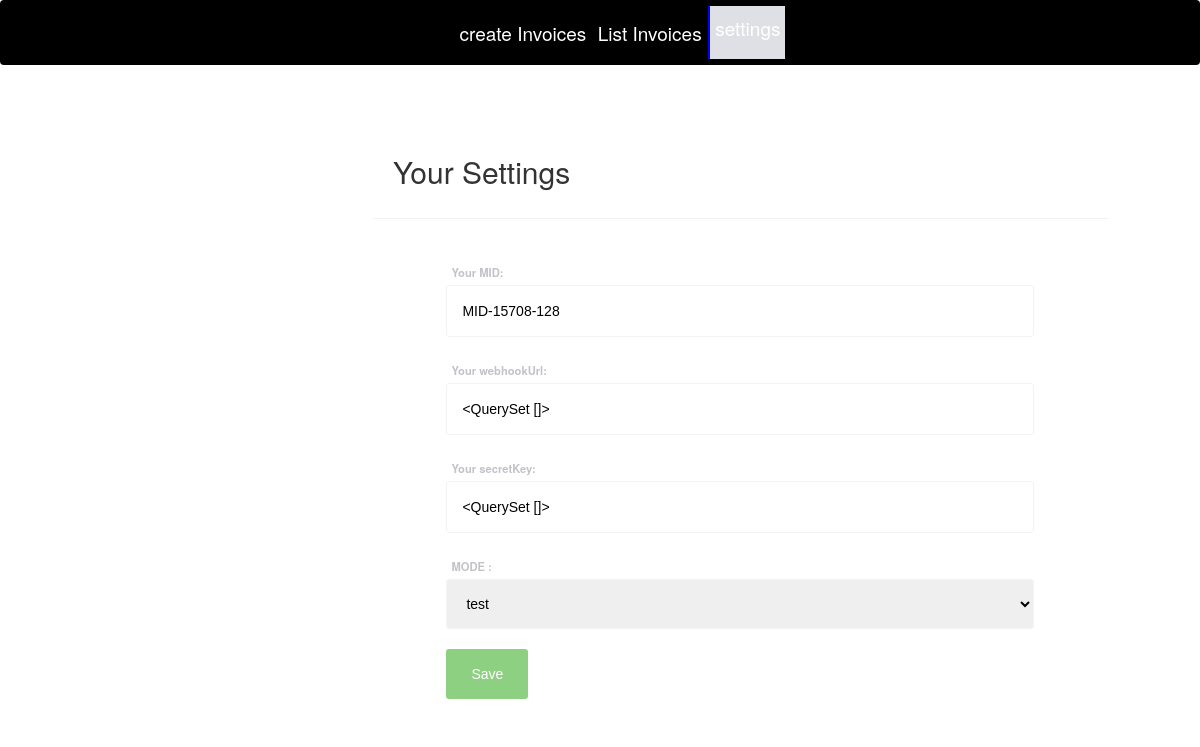
Page /setting on the earlier database version.
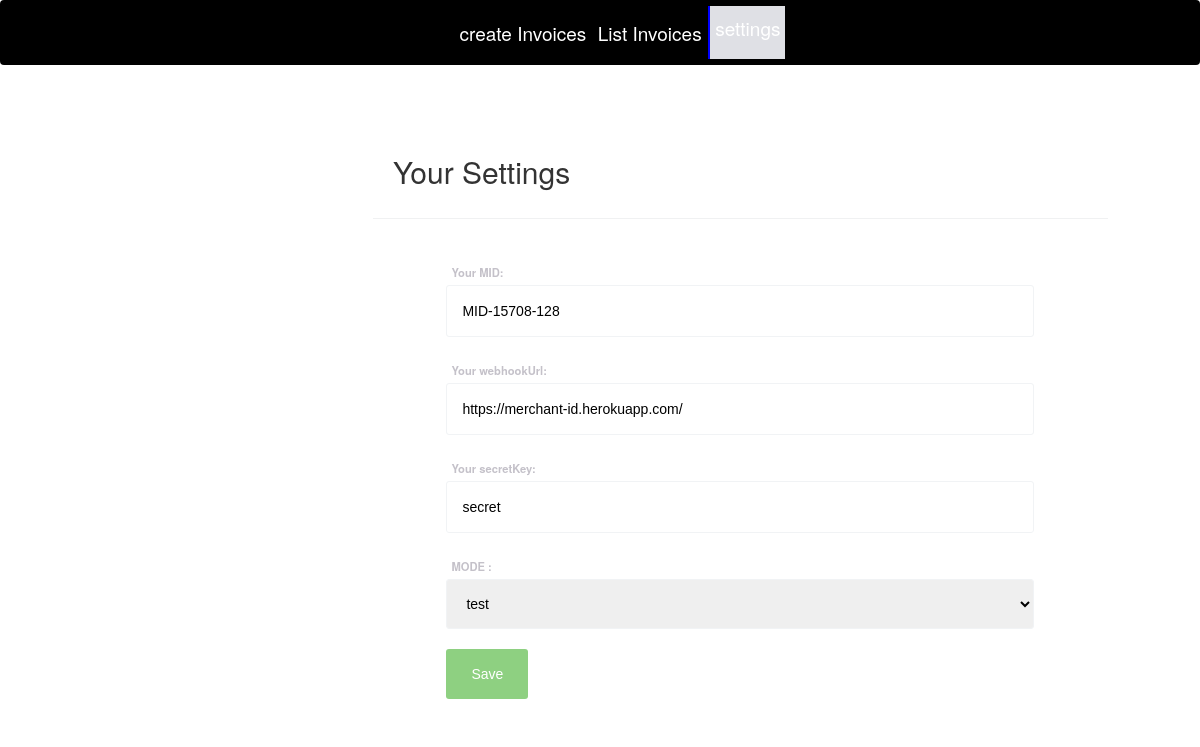
Same page on the later database version.
### ecom/models.py (models this page shows, shortened)
class Merchant(models.Model):
    KEY=models.CharField(max_length=40)
    VALUE=models.CharField(max_length=40)

### ecom/views.py (the view)
# urls.py: path('setting', views.admin_products_view,name='setting'),
def admin_products_view(request):
   MID=Merchant.objects.filter(KEY='MID').order_by('-id').values()
   MID=MID[0].get("VALUE")
   secretKey=Merchant.objects.filter(KEY='secretKey').order_by('-id').values()
   if secretKey:
       secretKey=secretKey[0].get("VALUE")
   webhookUrl=Merchant.objects.filter(KEY='webhookUrl').order_by('-id').values()
   if webhookUrl:
        webhookUrl=webhookUrl[0].get("VALUE")
   settings= Invoice(MID,secretKey)
   merchant=settings.merchant()
   if MID !=None and merchant != False  :
      return render(request,'ecom/admin_products.html',{'MID':MID,'webhookUrl':webhookUrl,'MODE':'test','secretKey':secretKey})
   return render(request,'ecom/admin_products.html',{'MID':MID,'webhookUrl':'','MODE':' ' ,'secretKey':''})

### templates/ecom/admin_products.html (shortened to what this page needs)
{% extends 'ecom/admin_base.html' %}
{% load static %}
{% block content %}
<head>
  <link href="//netdna.bootstrapcdn.com/bootstrap/3.0.0/css/bootstrap.min.css" rel="stylesheet" id="bootstrap-css">
</head>
<div class='container'>
  <div class='main'>
    <div class='main__header'>
      <h2>Your Settings</h2>
    </div>
    <div class='main__content'>
      </div>
      <div class='main__settings-form'>
        <form action='set_setting' method='post'>
          <label class='main__input-label'>Your MID:</label>
          <input class='main__input' name="MID" value='{{MID}}' placeholder='MID-12-78' type='text'>
          <label class='main__input-label'>Your webhookUrl:</label>
          <input class='main__input' name="webhookUrl" value='{{webhookUrl}}' placeholder='****************' type='text'>
          <label class='main__input-label'>Your secretKey:</label>
          <input class='main__input' name="secretKey" value='{{secretKey}}' placeholder='****************' type='text'>
          <label class='main__input-label'>MODE :</label>
          <select class='main__input' name="MODE"  placeholder={{MODE}} >
            <option value="test">test</option>
          </select>
        <button type="submit" class='btn main__save-button'>Save</button>
      </form>
      </div>
    </div>
  </div>
{% endblock content %}

### templates/ecom/admin_base.html (shortened to what this page needs)
<!DOCTYPE html>
{% load static %}
<html lang="en">
<head>
  <link rel="stylesheet" href="https://stackpath.bootstrapcdn.com/bootstrap/4.3.1/css/bootstrap.min.css">
  <link rel="stylesheet" href="https://maxcdn.bootstrapcdn.com/font-awesome/4.7.0/css/font-awesome.min.css">
</head>
<body>
  <div class="bs-example">
    <nav class="navbar navbar-expand-md navbar-dark fixed-top" style="background:#000000;">
      <a href="/" class="navbar-brand"></a>
      <div class="collapse navbar-collapse justify-content-between" id="navbarCollapse">
        {% with request.resolver_match.url_name as url_name %}
        <div class="navbar-nav">
          <a href="/create-invice" class="nav-item nav-link {% if url_name == 'create-invice' %}active{% endif %}">create Invoices</a>
          <a href="/list-invoice" class="nav-item nav-link {% if url_name == 'list-invoices' %}active{% endif %}">List Invoices</a>
          <a href="/setting" class="nav-item nav-link {% if url_name == 'setting' %}active{% endif %}">settings</a>
        </div>
        {% endwith %}
      </div>
    </nav>
  </div>
  {% block content %}
  {% endblock content %}
</body>
</html>

### templates/ecom/admin_base.html (style rules this page uses)
.bs-example { margin: 0px; }
.navbar-brand { font-size: 20px; font-family: sans-serif; }
.navbar-nav { padding-inline: 35%; margin-inline: 20px; min-width: 100%; font-size: 19px; justify-content: space-around; }
.nav-link { color: #ffff !important; padding: 13px; }
.active, .btn:hover { background:#dfe0e5; overflow:hidden; border-left:2px solid #00f; padding:8px; }

### templates/ecom/admin_products.html (style rules this page uses)
.container { max-width: 90%; margin: 50px auto; }
.main { width: 70%; vertical-align: top; display: inline-block; background: #FFF; margin-left: 3%; border-radius: 3px; overflow: hidden; }
.main__header { padding: 20px; border-bottom: 1px solid #F0F1F2; }
.main__content { padding: 20px; }
.main__settings-form { max-width: 80%; display: block; margin: 0 auto; }
.main__input-label { font-size: 80%; color: #C4C1C9; display: block; margin: 5px 5px 5px 5px; }
.main__input { display: inline-block; width: 100%; border: 1px solid #F1F3F5; margin-bottom: 20px; outline: none; padding: 15px; border-radius: 3px; color: #000; font-family: "Montserrat", sans-serif; }
.btn { margin-bottom: 20px; font-family: "Montserrat", sans-serif; border: none; outline: none; padding: 15px 25px; border-radius: 3px; transition: all 0.3s ease; }
.main__save-button { color: #FFF; background-color: #8ED081; }

Differences in the rows shown:
added Merchant: webhookUrl "https://merchant-id.herokuapp.com/"
added Merchant: secretKey "secret"
Other differences:
form field webhookUrl: "<QuerySet []>" → (not shown)
form field secretKey: "<QuerySet []>" → (not shown)
